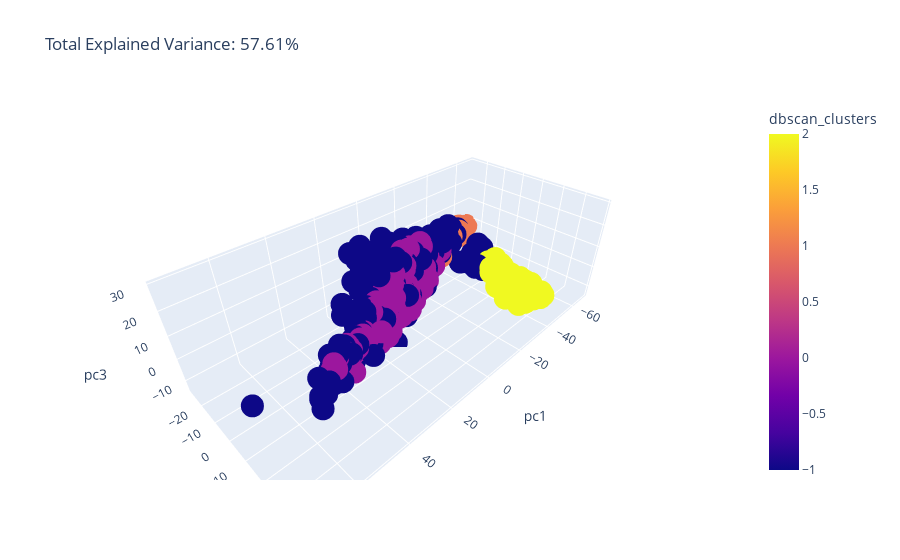

The notebook cell this image was saved under:
### Code cell
import plotly.express as px
from sklearn.decomposition import PCA

total_var = pca.explained_variance_ratio_.sum() * 100

fig = px.scatter_3d(
    principalDf, x=principalDf['pc1'], y=principalDf['pc2'], z= principalDf['pc3'], color=principalDf['dbscan_clusters'],
    title=f'Total Explained Variance: {total_var:.2f}%',
    labels={'0': 'PC 1', '1': 'PC 2', '2': 'PC 3'}
)
fig.show()

### Figure 1 — Plotly figure (JSON) as saved in the notebook; plotly's stock layout.template omitted (floating-point values rounded to 4 significant figures; data arrays with more than 128 entries replaced by an {"elided": "..."} marker saying what was removed)
{"data": [{"hovertemplate": "pc1=%{x}<br>pc2=%{y}<br>pc3=%{z}<br>dbscan_clusters=%{marker.color}<extra></extra>", "legendgroup": "", "marker": {"color": {"elided": "1171 int values"}, "coloraxis": "coloraxis", "symbol": "circle"}, "mode": "markers", "name": "", "scene": "scene", "showlegend": false, "type": "scatter3d", "x": {"elided": "1171 float values"}, "y": {"elided": "1171 float values"}, "z": {"elided": "1171 float values"}}], "layout": {"coloraxis": {"colorbar": {"title": {"text": "dbscan_clusters"}}, "colorscale": [[0, "#0d0887"], [0.1111, "#46039f"], [0.2222, "#7201a8"], [0.3333, "#9c179e"], [0.4444, "#bd3786"], [0.5556, "#d8576b"], [0.6667, "#ed7953"], [0.7778, "#fb9f3a"], [0.8889, "#fdca26"], [1, "#f0f921"]]}, "legend": {"tracegroupgap": 0}, "scene": {"domain": {"x": [0, 1], "y": [0, 1]}, "xaxis": {"title": {"text": "pc1"}}, "yaxis": {"title": {"text": "pc2"}}, "zaxis": {"title": {"text": "pc3"}}}, "title": {"text": "Total Explained Variance: 57.61%"}}}
